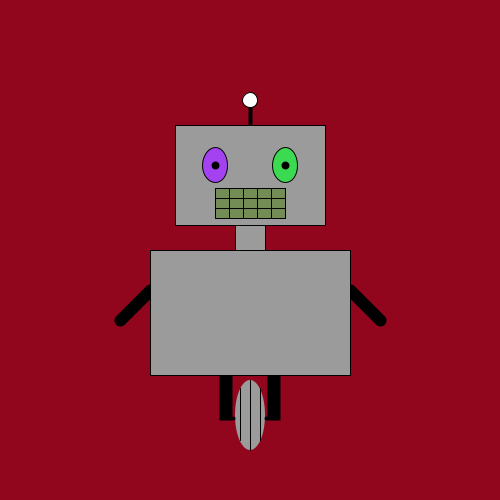
Frame 1 (no input)
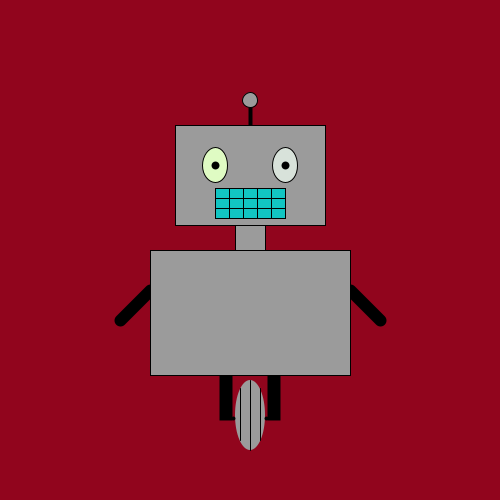
Frame 60 (the mouse pressed at the canvas centre just before this capture)
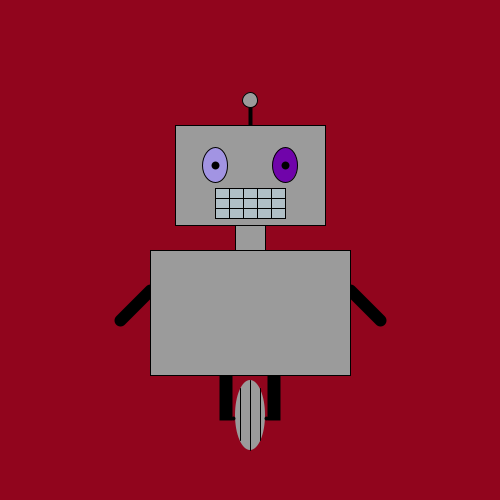
Frame 120 (the mouse held since frame 60 and released just before this capture)

The Processing sketch that drew these frames (run headless with seeded random() and noise(); from frame 60 on, the mouse is pressed at the canvas centre):

// Processing sketch: My_dude_exercise_1_7
// ── My_dude_exercise_1_7.pde
//Exercise 4-6 and 4-7
float brobotX;
float brobotY;

float leftEyeRed;
float leftEyeGreen;
float leftEyeBlue;

float rightEyeRed;
float rightEyeGreen;
float rightEyeBlue;

float mouthRed;
float mouthGreen;
float mouthBlue;

void setup() {
  size(500, 500);
  //brobotX = width/2;
  //brobotY = height + 100;
  smooth();
  frameRate(4);
  println("I am Brobot and I suply wireless water");
}

void draw() {
  rectMode(CORNER);
  ellipseMode(CENTER);
  background(145,5,29);

  //Brobots antenne
  strokeWeight(4);
  line(250, 125, 250, 100);

  //Kuglen på antennen
  strokeWeight(1);
  ellipse(250, 100, 15, 15);

  //Brobots hovede
  strokeWeight(1);
  fill(155);
  rect(175, 125, 150, 100);

  //Brobots øjne
  strokeWeight(1);
  leftEyeRed = random(255);
  leftEyeGreen = random(255);
  leftEyeBlue = random(255);
  fill(leftEyeRed, leftEyeGreen, leftEyeBlue);
  ellipse(215, 165, 25, 35);
  rightEyeRed = random(255);
  rightEyeGreen = random(255);
  rightEyeBlue = random(255);
  fill(rightEyeRed, rightEyeGreen, rightEyeBlue);
  ellipse(285, 165, 25, 35);

  //Brobots pupiller
  strokeWeight(8);
  point(215, 165);
  point(285, 165);

  //Brobots mund
  strokeWeight(1);
  mouthRed = random(255);
  mouthGreen = random(255);
  mouthBlue = random(255);
  fill(mouthRed, mouthGreen, mouthBlue);
  rect(215, 188, 70, 30);

  //Brobots tænder (horisontal)
  line(215, 198, 285, 198);
  line(215, 208, 285, 208);

  //Brobots tænder (vertical) 14
  line(229, 188, 229, 218);
  line(243, 188, 243, 218);
  line(257, 188, 257, 218);
  line(271, 188, 271, 218);

  //Brobots hals
  fill(155);
  rect(235, 225, 30, 25);

  //Brobots venstre arm
  strokeWeight(12);
  line(350, 290, 380, 320);

  //Brobots højre arm
  line(150, 290, 120, 320);

  //Brobots hjulben
  noStroke();
  ellipse(250, 415, 30, 70);

  //Brobots ben
  stroke(0);
  rect(225, 380, 1, 34);
  rect(273, 380, 1, 34);

  //Hænglserne
  strokeWeight(4);
  point(233, 418);
  point(266, 418);

  //Linjerne i hjulet
  strokeWeight(1);
  line(240, 388, 240, 440);
  line(250, 380, 250, 450);
  line(260, 388, 260, 440);

  //Brobots torso
  strokeWeight(1);
  rect(150, 250, 200, 125);
  
  //Fun and games
  //rectMode(CENTER);
  //rect(mouseX,mouseY,30,30);
  
  
}
